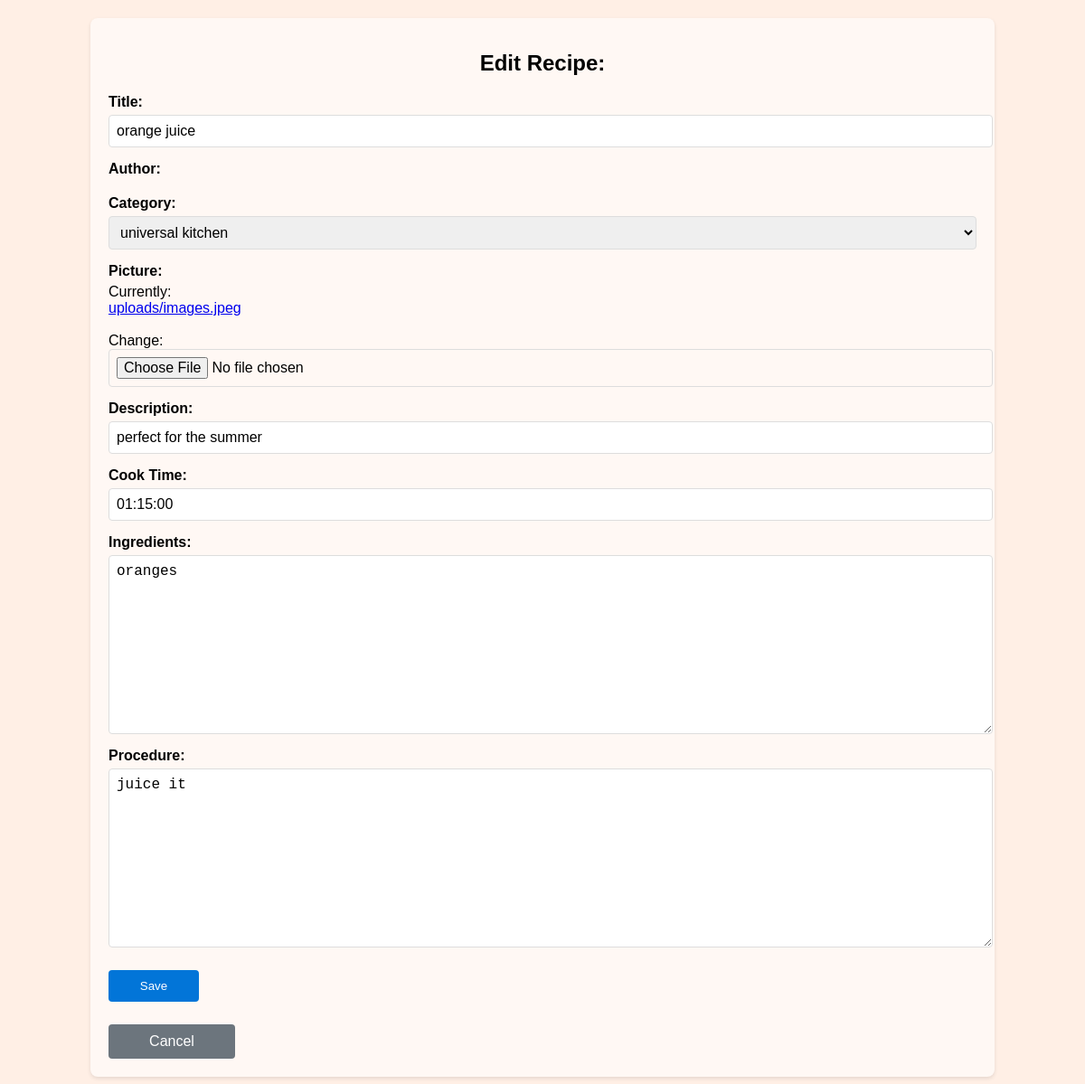
Screenshot of /updaterecipe/7/ (signed in) with the database file from the repository.
### littleapp/models.py (models this page shows, shortened)
class Recipe(models.Model):
    author = models.ForeignKey(
        settings.AUTH_USER_MODEL, related_name="recipes", on_delete=models.CASCADE)
    category = models.ForeignKey(
        RecipeCategory, related_name="recipe_list", on_delete=models.SET(get_default_recipe_category))
    picture = models.ImageField(upload_to='uploads')
    title = models.CharField(max_length=200)
    desc = models.CharField(_('Short description'), max_length=200)
    cook_time = models.TimeField()
    ingredients = models.TextField()
    procedure = models.TextField()
    created_at = models.DateTimeField(auto_now_add=True)
    likes = models.ManyToManyField(settings.AUTH_USER_MODEL , verbose_name=_(""), null=True , blank=True)

### littleapp/views.py (the view)
# urls.py: path('updaterecipe/<pk>/', views.updaterecipe, name='updaterecipe'),
@login_required
def updaterecipe(request, pk):
    obj = get_object_or_404(Recipe, pk = pk)
    form = Recipeform(request.POST or None, instance = obj)
    if form.is_valid():
        form.save()
        return redirect("myprofile")
    return render(request, "editrecipe.html", {"form":form , "pk":pk})

### littleapp/forms.py
class Recipeform(forms.ModelForm):
    class Meta :
        model = Recipe
        fields = {'category','picture','title','desc','cook_time','ingredients','procedure'}

### littleapp/models.py (called while the page is built)
    def __str__(self):
        return self.name

### littleapp/templates/editrecipe.html (shortened to what this page needs)
<!DOCTYPE html>
<html lang="en">
<head>
</head>
<body>
    <div class="container">
        <h1 class="title">Edit Recipe: {{ recipe.title }}</h1>
        <form method="post" enctype="multipart/form-data" class="recipe-form">
            <div class="form-group">
                <label for="id_title">Title:</label>
                {{ form.title }}
            </div>
            <div class="form-group">
                <label for="id_author">Author:</label>
            </div>
            <div class="form-group">
                <label for="id_category">Category:</label>
                {{ form.category }}
            </div>
            <div class="form-group">
                <label for="id_picture">Picture:</label>
                {{ form.picture }}
            </div>
            <div class="form-group">
                <label for="id_desc">Description:</label>
                {{ form.desc }}
            </div>
            <div class="form-group">
                <label for="id_cook_time">Cook Time:</label>
                {{ form.cook_time }}
            </div>
            <div class="form-group">
                <label for="id_ingredients">Ingredients:</label>
                {{ form.ingredients }}
            </div>
            <div class="form-group">
                <label for="id_procedure">Procedure:</label>
                {{ form.procedure }}
            </div>
            <button type="submit" class="btn btn-primary">Save</button>
            <a href="{% url 'viewrecipe' pk=pk %}" class="btn btn-secondary">Cancel</a>
        </form>
    </div>
</body>
</html>

### littleapp/templates/editrecipe.html (style rules this page uses)
body { font-family: Arial, sans-serif; background-color: rgb(255 239 229); margin: 0; padding: 0; }
.container { width: 80%; margin: 20px auto; background-color: rgb(255 248 244); box-shadow: 0 2px 4px rgba(0, 0, 0, 0.1); padding: 20px; border-radius: 8px; }
.title { font-size: 24px; margin-bottom: 20px; text-align: center; }
.recipe-form { display: flex; flex-direction: column; gap: 15px; }
.form-group { display: flex; flex-direction: column; }
label { font-weight: bold; margin-bottom: 5px; }
input, textarea, select { padding: 8px; border: 1px solid #ddd; border-radius: 4px; font-size: 16px; width: 100%; }
textarea { resize: vertical; }
.btn { display: inline-block; padding: 10px 20px; text-align: center; text-decoration: none; color: #fff; border-radius: 4px; cursor: pointer; border: none; margin-top: 10px; width: 100px; }
.btn-primary { background-color: #0275d8; }
.btn-secondary { background-color: #6c757d; }

### rows the page displays
Recipe: title "orange juice", category "universal kitchen", desc "perfect for the summer", cook_time "01:15:00", ingredients "oranges", procedure "juice it"
